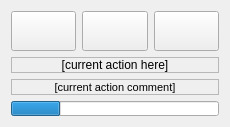
<?xml version="1.0" encoding="UTF-8"?>
<ui version="4.0">
 <class>ExecutionWindow</class>
 <widget class="QWidget" name="ExecutionWindow">
  <property name="geometry">
   <rect>
    <x>0</x>
    <y>0</y>
    <width>230</width>
    <height>127</height>
   </rect>
  </property>
  <property name="windowTitle">
   <string>Execution window</string>
  </property>
  <layout class="QVBoxLayout" name="verticalLayout">
   <item>
    <layout class="QGridLayout" name="gridLayout">
     <item row="1" column="0">
      <widget class="QPushButton" name="pausePushButton">
       <property name="minimumSize">
        <size>
         <width>40</width>
         <height>40</height>
        </size>
       </property>
       <property name="toolTip">
        <string>Pause</string>
       </property>
       <property name="text">
        <string/>
       </property>
       <property name="icon">
        <iconset resource="executer.qrc">
         <normaloff>:/images/pause.png</normaloff>:/images/pause.png</iconset>
       </property>
       <property name="iconSize">
        <size>
         <width>40</width>
         <height>40</height>
        </size>
       </property>
       <property name="flat">
        <bool>false</bool>
       </property>
      </widget>
     </item>
     <item row="1" column="3">
      <widget class="QPushButton" name="cancelPushButton">
       <property name="minimumSize">
        <size>
         <width>40</width>
         <height>40</height>
        </size>
       </property>
       <property name="toolTip">
        <string>Stop</string>
       </property>
       <property name="text">
        <string/>
       </property>
       <property name="icon">
        <iconset resource="executer.qrc">
         <normaloff>:/images/stop.png</normaloff>:/images/stop.png</iconset>
       </property>
       <property name="iconSize">
        <size>
         <width>40</width>
         <height>40</height>
        </size>
       </property>
      </widget>
     </item>
     <item row="1" column="2">
      <widget class="QPushButton" name="debugPushButton">
       <property name="minimumSize">
        <size>
         <width>40</width>
         <height>40</height>
        </size>
       </property>
       <property name="toolTip">
        <string>Debug</string>
       </property>
       <property name="text">
        <string/>
       </property>
       <property name="icon">
        <iconset resource="executer.qrc">
         <normaloff>:/images/debug.png</normaloff>:/images/debug.png</iconset>
       </property>
       <property name="iconSize">
        <size>
         <width>40</width>
         <height>40</height>
        </size>
       </property>
      </widget>
     </item>
    </layout>
   </item>
   <item>
    <widget class="QLabel" name="currentActionLabel">
     <property name="enabled">
      <bool>true</bool>
     </property>
     <property name="autoFillBackground">
      <bool>true</bool>
     </property>
     <property name="frameShape">
      <enum>QFrame::StyledPanel</enum>
     </property>
     <property name="frameShadow">
      <enum>QFrame::Sunken</enum>
     </property>
     <property name="text">
      <string notr="true">[current action here]</string>
     </property>
     <property name="alignment">
      <set>Qt::AlignCenter</set>
     </property>
    </widget>
   </item>
   <item>
    <widget class="QLabel" name="currentActionComment">
     <property name="font">
      <font>
       <pointsize>8</pointsize>
      </font>
     </property>
     <property name="autoFillBackground">
      <bool>true</bool>
     </property>
     <property name="frameShape">
      <enum>QFrame::StyledPanel</enum>
     </property>
     <property name="frameShadow">
      <enum>QFrame::Sunken</enum>
     </property>
     <property name="text">
      <string>[current action comment]</string>
     </property>
     <property name="alignment">
      <set>Qt::AlignCenter</set>
     </property>
     <property name="wordWrap">
      <bool>true</bool>
     </property>
    </widget>
   </item>
   <item>
    <widget class="QProgressBar" name="timeoutProgressBar">
     <property name="maximumSize">
      <size>
       <width>16777215</width>
       <height>15</height>
      </size>
     </property>
     <property name="value">
      <number>24</number>
     </property>
     <property name="textVisible">
      <bool>false</bool>
     </property>
     <property name="format">
      <string/>
     </property>
    </widget>
   </item>
  </layout>
 </widget>
 <resources>
  <include location="executer.qrc"/>
 </resources>
 <connections>
  <connection>
   <sender>cancelPushButton</sender>
   <signal>clicked()</signal>
   <receiver>ExecutionWindow</receiver>
   <slot>hide()</slot>
   <hints>
    <hint type="sourcelabel">
     <x>94</x>
     <y>25</y>
    </hint>
    <hint type="destinationlabel">
     <x>122</x>
     <y>83</y>
    </hint>
   </hints>
  </connection>
 </connections>
</ui>
